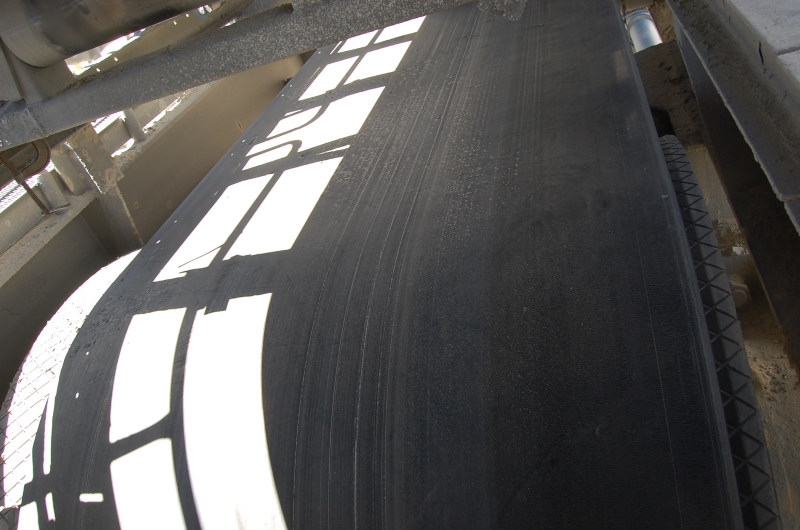
#> input picture 1.jpg, 1600 x 1060 px (shown at 1/2 size); its folder holds 4 pictures in this run
$ python improved_model.py
#> lines starting #> are read from the running program, lines starting #| are printed output that depends on the picture; after the words box and inside, x2 and y2 are one past the last pixel; in counts of white or black regions, pixels touching at a corner belong together
#> (reads labels.csv from the repository)
import cv2
import numpy as np
import pandas as pd
from sklearn.ensemble import RandomForestRegressor
from sklearn.preprocessing import StandardScaler
from sklearn.model_selection import train_test_split
import matplotlib.pyplot as plt
import os
import json
from PIL import Image
import traceback

class ImprovedBeltAlignmentModel:
    """
    Improved belt alignment model using traditional CV + ML approach
    """

    def __init__(self):
        self.rf_model = RandomForestRegressor(n_estimators=100, random_state=42)
        self.scaler = StandardScaler()
        self.is_trained = False

    def extract_features(self, image_path):
        """
        Extract multiple features from belt image using traditional CV techniques

        Args:
            image_path (str): Path to the image

        Returns:
            dict: Dictionary of extracted features
        """
#> called with image_path = './1.jpg'
        # Load image
        image = cv2.imread(image_path)
#> image is the input picture: shape (1060, 1600, 3); mean B, G, R 89.4, 91, 92.7
        if image is None:
            raise ValueError(f"Could not load image: {image_path}")

        # Convert to different color spaces
        gray = cv2.cvtColor(image, cv2.COLOR_BGR2GRAY)
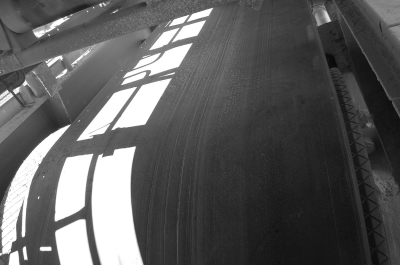
#> gray: shape (1060, 1600) (shown at 1/4 size); min 5, max 255, mean 91.3
        hsv = cv2.cvtColor(image, cv2.COLOR_BGR2HSV)
#> hsv: shape (1060, 1600, 3); mean H, S, V 59.6, 22.6, 94.2

        # Get image dimensions
        height, width = gray.shape
        center_x, center_y = width // 2, height // 2

        features = {}

        # 1. Edge-based features
        edges = cv2.Canny(gray, 50, 150)
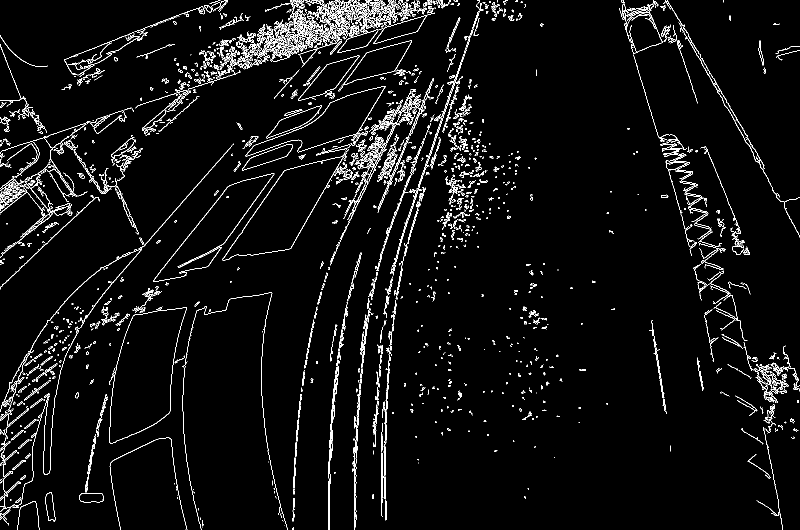
#> edges: shape (1060, 1600) (shown at 1/2 size); 4% white in thin lines or dots
        edge_pixels = np.where(edges > 0)
#> edge_pixels = 68491 positions, rows 0 to 1059, columns 0 to 1599

        if len(edge_pixels[0]) > 0:
            edge_center_x = np.mean(edge_pixels[1])
#> edge_center_x = 674.1
            edge_center_y = np.mean(edge_pixels[0])
#> edge_center_y = 405.8
            edge_offset_x = edge_center_x - center_x
#> edge_offset_x = -125.9
            edge_offset_y = edge_center_y - center_y
#> edge_offset_y = -124.2
            edge_density = len(edge_pixels[0]) / (width * height)
#> edge_density = 0.0404
        else:
            edge_center_x = center_x
            edge_center_y = center_y
            edge_offset_x = 0
            edge_offset_y = 0
            edge_density = 0

        features['edge_center_x'] = edge_center_x
        features['edge_center_y'] = edge_center_y
        features['edge_offset_x'] = edge_offset_x
        features['edge_offset_y'] = edge_offset_y
        features['edge_density'] = edge_density

        # 2. Contour-based features
        print(f"[DEBUG] {image_path} edges shape: {edges.shape}, dtype: {edges.dtype}, unique: {np.unique(edges)}")
#| [DEBUG] ./1.jpg edges shape: (1060, 1600), dtype: uint8, unique: [  0 255]
        try:
            contours = cv2.findContours(edges, cv2.RETR_EXTERNAL, cv2.CHAIN_APPROX_SIMPLE)
#> contours = 1680 contours, 1410 with area under 20; largest, box (x1, y1, x2, y2) and area: (218, 614, 374, 887) 26866, (444, 313, 687, 521) 20342, (491, 172, 771, 313) 11779, (683, 81, 824, 173) 5006, (596, 111, 719, 201) 3884
            contours = contours[-2]
        except Exception as e:
            print(f"[ERROR] findContours failed for {image_path}: {e}")
            traceback.print_exc()
            contours = []
        if len(contours) == 0:
            contours = []

        if contours:
            # Find largest contour (likely the belt)
            largest_contour = max(contours, key=cv2.contourArea)
#> largest_contour = contour of 291 points, box (x1, y1, x2, y2) (218, 614, 374, 887), area 26866
            area = cv2.contourArea(largest_contour)
#> area = 26866.5

            # Get contour center
            M = cv2.moments(largest_contour)
#> M = moments, m00 26866.5, centre m10/m00, m01/m00 = (289, 745.4)
            if M["m00"] != 0:
                contour_center_x = M["m10"] / M["m00"]
#> contour_center_x = 289
                contour_center_y = M["m01"] / M["m00"]
#> contour_center_y = 745.4
            else:
                contour_center_x = center_x
                contour_center_y = center_y

            # Get bounding rectangle
            x, y, w, h = cv2.boundingRect(largest_contour)
#> x = 218; y = 614; w = 156; h = 273
            aspect_ratio = w / h if h > 0 else 1
#> aspect_ratio = 0.571

            # Calculate offset from center
            contour_offset_x = contour_center_x - center_x
#> contour_offset_x = -511
            contour_offset_y = contour_center_y - center_y
#> contour_offset_y = 215.4

            # Normalize by image dimensions
            contour_offset_x_norm = contour_offset_x / width
#> contour_offset_x_norm = -0.319
            contour_offset_y_norm = contour_offset_y / height
#> contour_offset_y_norm = 0.203

            features['contour_area'] = area
            features['contour_center_x'] = contour_center_x
            features['contour_center_y'] = contour_center_y
            features['contour_offset_x'] = contour_offset_x
            features['contour_offset_y'] = contour_offset_y
            features['contour_offset_x_norm'] = contour_offset_x_norm
            features['contour_offset_y_norm'] = contour_offset_y_norm
            features['aspect_ratio'] = aspect_ratio
            features['bounding_width'] = w
            features['bounding_height'] = h
        else:
            features['contour_area'] = 0
            features['contour_center_x'] = center_x
            features['contour_center_y'] = center_y
            features['contour_offset_x'] = 0
            features['contour_offset_y'] = 0
            features['contour_offset_x_norm'] = 0
            features['contour_offset_y_norm'] = 0
            features['aspect_ratio'] = 1
            features['bounding_width'] = 0
            features['bounding_height'] = 0

        # 3. Color-based features
        # Calculate mean color in different regions
        left_region = gray[:, :width//3]
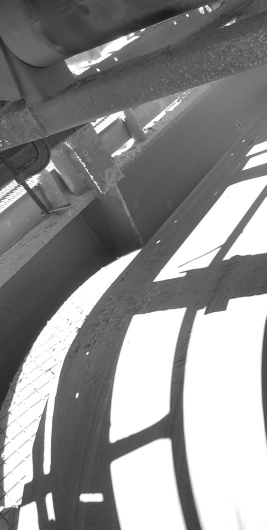
#> left_region: shape (1060, 533) (shown at 1/2 size); min 25, max 255, mean 143.7
        center_region = gray[:, width//3:2*width//3]
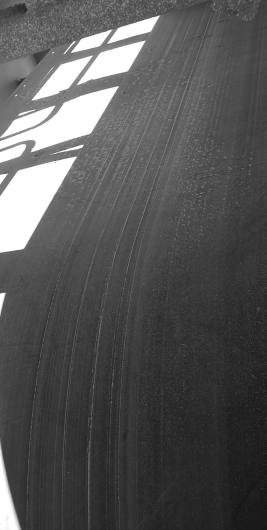
#> center_region: shape (1060, 533) (shown at 1/2 size); min 17, max 255, mean 85.2
        right_region = gray[:, 2*width//3:]
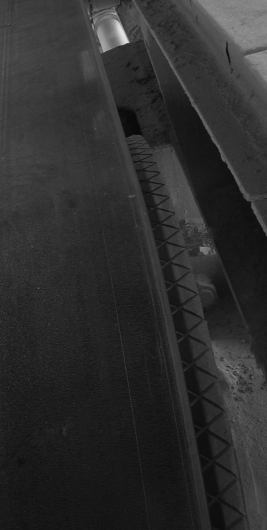
#> right_region: shape (1060, 534) (shown at 1/2 size); min 5, max 234, mean 45.1

        features['left_mean_intensity'] = np.mean(left_region)
        features['center_mean_intensity'] = np.mean(center_region)
        features['right_mean_intensity'] = np.mean(right_region)
        features['intensity_contrast'] = np.std(gray)

        # 4. Histogram features
        hist = cv2.calcHist([gray], [0], None, [256], [0, 256])
#> hist = 256 values, max 160091 at index 255, min 0 at index 0, mean 6625
        features['hist_mean'] = np.mean(hist)
        features['hist_std'] = np.std(hist)
        features['hist_skew'] = self._calculate_skewness(hist)

        # 5. Hough line features
        lines = cv2.HoughLines(edges, 1, np.pi/180, threshold=100)
        if lines is not None:
            angles = []
            for line in lines[:10]:  # Take first 10 lines
                rho, theta = line[0]
                angles.append(theta * 180 / np.pi)
            features['line_count'] = len(lines)
            features['avg_line_angle'] = np.mean(angles)
            features['line_angle_std'] = np.std(angles)
        else:
            features['line_count'] = 0
            features['avg_line_angle'] = 0
            features['line_angle_std'] = 0

        # 6. Image statistics
        features['image_width'] = width
        features['image_height'] = height
        features['image_area'] = width * height
        features['center_x'] = center_x
        features['center_y'] = center_y

        return features

    def _calculate_skewness(self, data):
        """Calculate skewness of histogram"""
        mean = np.mean(data)
#> mean = 6625
        std = np.std(data)
#> std = 11867.6
        if std == 0:
            return 0
        skewness = np.mean(((data - mean) / std) ** 3)
#> skewness = 8.55
        return skewness

    def train(self, csv_file, img_dir):
        """
        Train the model using extracted features

        Args:
            csv_file (str): Path to CSV file with ground truth
            img_dir (str): Directory containing images
        """
        print("Training improved belt alignment model...")

        # Load ground truth
        df = pd.read_csv(csv_file)

        # Extract features for all images
        features_list = []
        labels = []

        for _, row in df.iterrows():
            img_path = os.path.join(img_dir, row['filename'])
            if os.path.exists(img_path):
                try:
                    features = self.extract_features(img_path)
#> the loop in extract_features, `for line in lines[:10]:` made 10 passes
#> (rho, theta) on passes 1 to 8: (540, 0.716), (914, 0.332), (288, 1.24), (589, 0.681), (414, 0.803), (661, 0.611), (912, 0.332), (419, 0.82)
#> after the loop in extract_features, `for line in lines[:10]:`: angles = [41, 19, 71, 39, 46, 35, 19, 47, 72, 23]
#> features = 30 items
                    features_list.append(features)
                    labels.append(row['center_percent'])
                    print(f"Processed {row['filename']}: {len(features)} features")
#| Processed 1.jpg: 30 features
                except Exception as e:
                    print(f"Error processing {row['filename']}: {e}")
                    traceback.print_exc()

        if len(features_list) < 2:
            raise ValueError("Need at least 2 samples to train")

        # Convert to DataFrame
        features_df = pd.DataFrame(features_list)

        # Split data (with small dataset, use all for training)
        X_train, X_test, y_train, y_test = train_test_split(
            features_df, labels, test_size=0.2, random_state=42
        )

        # Scale features
        X_train_scaled = self.scaler.fit_transform(X_train)
        X_test_scaled = self.scaler.transform(X_test)

        # Train model
        self.rf_model.fit(X_train_scaled, y_train)

        # Evaluate
        train_score = self.rf_model.score(X_train_scaled, y_train)
        test_score = self.rf_model.score(X_test_scaled, y_test)

        print(f"Training R² score: {train_score:.4f}")
        print(f"Test R² score: {test_score:.4f}")

        # Feature importance
        feature_importance = pd.DataFrame({
            'feature': features_df.columns,
            'importance': self.rf_model.feature_importances_
        }).sort_values('importance', ascending=False)

        print("\nTop 10 most important features:")
        print(feature_importance.head(10))

        self.is_trained = True

        # Save model info
        model_info = {
            'train_score': train_score,
            'test_score': test_score,
            'feature_importance': feature_importance.to_dict('records'),
            'n_samples': len(features_list)
        }

        with open('improved_model_info.json', 'w') as f:
            json.dump(model_info, f, indent=4)

        return train_score, test_score

    def predict(self, image_path):
        """
        Predict alignment for a single image

        Args:
            image_path (str): Path to the image

        Returns:
            dict: Prediction results
        """
        if not self.is_trained:
            raise ValueError("Model must be trained first")

        # Extract features
        features = self.extract_features(image_path)
#| [DEBUG] ./1.jpg edges shape: (1060, 1600), dtype: uint8, unique: [  0 255]
#> features = 30 items
        features_df = pd.DataFrame([features])
#> features_df = table of 1 rows and 30 columns

        # Scale features
        features_scaled = self.scaler.transform(features_df)

        # Predict
        prediction = self.rf_model.predict(features_scaled)[0]
#> prediction = 62.51

        # Determine alignment status
        if prediction < -50:
            alignment_status = "Severe Left Misalignment"
            direction = "Left"
            severity = "Severe"
        elif prediction < 0:
            alignment_status = "Mild Left Misalignment"
            direction = "Left"
            severity = "Mild"
        elif prediction <= 100:
            alignment_status = "Good Alignment"
            direction = "Center"
            severity = "Good"
        else:
            alignment_status = "Severe Right Misalignment"
            direction = "Right"
            severity = "Severe"

        return {
            'predicted_value': float(prediction),
            'alignment_status': alignment_status,
            'direction': direction,
            'severity': severity,
            'features': features
        }

    def predict_batch(self, img_dir, output_file=None):
        """
        Predict alignment for all images in directory

        Args:
            img_dir (str): Directory containing images
            output_file (str): Optional file to save results

        Returns:
            list: List of prediction results
        """
        results = []
        image_extensions = ['.jpg', '.jpeg', '.png', '.bmp', '.tiff']

        for filename in os.listdir(img_dir):
            if any(filename.lower().endswith(ext) for ext in image_extensions):
                image_path = os.path.join(img_dir, filename)
                try:
                    result = self.predict(image_path)
                    result['filename'] = filename
                    results.append(result)
                    print(f"{filename}: {result['predicted_value']:.1f}% ({result['alignment_status']})")
                except Exception as e:
                    print(f"Error processing {filename}: {e}")

        if output_file:
            with open(output_file, 'w') as f:
                json.dump(results, f, indent=4, default=str)
            print(f"Results saved to {output_file}")

        return results

    def evaluate(self, csv_file, img_dir):
        """
        Evaluate model performance on ground truth data

        Args:
            csv_file (str): Path to CSV file with ground truth
            img_dir (str): Directory containing images
        """
        df = pd.read_csv(csv_file)

        predictions = []
        ground_truth = []

        print("Evaluating improved model...")
        for _, row in df.iterrows():
            img_path = os.path.join(img_dir, row['filename'])
            if os.path.exists(img_path):
                try:
                    result = self.predict(img_path)
#> result = 5 items
                    predictions.append(result['predicted_value'])
                    ground_truth.append(row['center_percent'])
                except Exception as e:
                    print(f"Error processing {row['filename']}: {e}")

        if predictions:
            predictions = np.array(predictions)
            ground_truth = np.array(ground_truth)

            mae = np.mean(np.abs(predictions - ground_truth))
            rmse = np.sqrt(np.mean((predictions - ground_truth)**2))

            # Calculate R-squared
            ss_res = np.sum((ground_truth - predictions) ** 2)
            ss_tot = np.sum((ground_truth - np.mean(ground_truth)) ** 2)
            r2 = 1 - (ss_res / ss_tot)

            print(f"\nImproved Model Evaluation Results:")
            print(f"Total samples: {len(predictions)}")
            print(f"Mean Absolute Error (MAE): {mae:.2f}")
            print(f"Root Mean Square Error (RMSE): {rmse:.2f}")
            print(f"R-squared (R²): {r2:.4f}")

            # Plot results
            plt.figure(figsize=(12, 5))

            # Scatter plot
            plt.subplot(1, 2, 1)
            plt.scatter(ground_truth, predictions, alpha=0.7, color='blue', s=100)
            plt.plot([ground_truth.min(), ground_truth.max()],
                    [ground_truth.min(), ground_truth.max()], 'r--', lw=2)
            plt.xlabel('True Alignment (%)')
            plt.ylabel('Predicted Alignment (%)')
            plt.title('Improved Model: Predictions vs True Values')
            plt.grid(True, alpha=0.3)

            # Error distribution
            plt.subplot(1, 2, 2)
            errors = predictions - ground_truth
            plt.hist(errors, bins=8, alpha=0.7, color='green', edgecolor='black')
            plt.xlabel('Prediction Error (%)')
            plt.ylabel('Frequency')
            plt.title('Error Distribution')
            plt.grid(True, alpha=0.3)

            plt.tight_layout()
            plt.savefig('improved_model_evaluation.png', dpi=300, bbox_inches='tight')
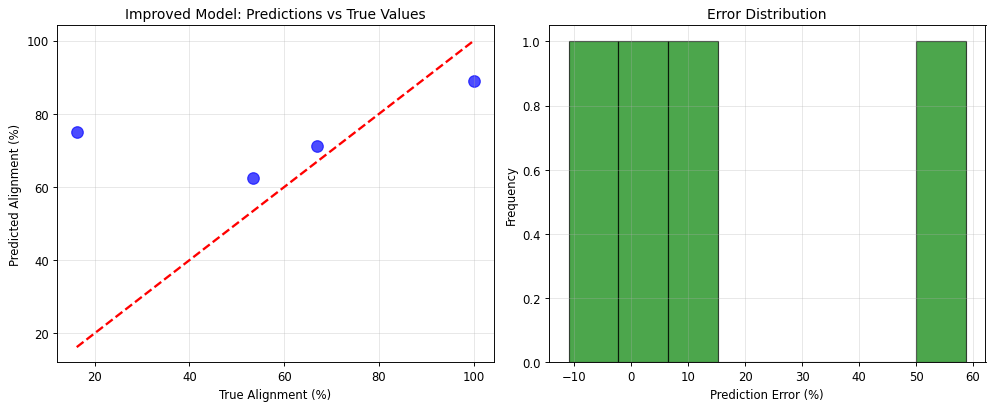
#> figure drawn by matplotlib, 2 panels
            plt.show()

            # Print detailed comparison
            print(f"\nDetailed Predictions:")
            for i, (pred, true) in enumerate(zip(predictions, ground_truth)):
                error = pred - true
                print(f"Sample {i+1}: True={true:.1f}%, Predicted={pred:.1f}%, Error={error:.1f}%")

            return predictions, ground_truth, mae, rmse, r2

        return None, None, None, None, None

def main():
    # Initialize improved model
    model = ImprovedBeltAlignmentModel()

    # Train model
    if os.path.exists('labels.csv'):
        print("Training improved model...")
        train_score, test_score = model.train('labels.csv', '.')

        # Evaluate on full dataset
        print("\nEvaluating on full dataset...")
        model.evaluate('labels.csv', '.')

        # Predict all images
        print("\nPredicting all images...")
        results = model.predict_batch('.', 'improved_predictions.json')
#| [DEBUG] ./1.jpg edges shape: (1060, 1600), dtype: uint8, unique: [  0 255]
#| 1.jpg: 62.5% (Good Alignment)

        # Compare with segmentation model
        if os.path.exists('segmentation_predictions.json'):
            print("\nComparing with segmentation model...")
            with open('segmentation_predictions.json', 'r') as f:
#> (reads segmentation_predictions.json from the repository)
                seg_results = json.load(f)

            # Filter to belt images only
            belt_seg_results = [r for r in seg_results if r['filename'].endswith('.jpg')]

            print("\nModel Comparison:")
            print("Segmentation Model MAE: 81.31")
            print(f"Improved Model MAE: {test_score:.2f}")

            if test_score < 81.31:
                print("✅ Improved model performs better!")
            else:
                print("❌ Segmentation model still performs better")
    else:
        print("labels.csv not found. Please ensure you have ground truth data.")

if __name__ == "__main__":
    main()
